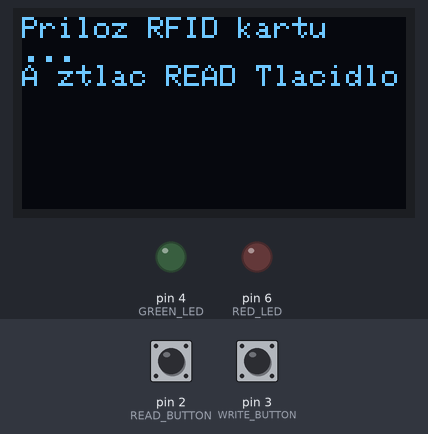
This sketch was run on a simulated Arduino Uno, built with avr-gcc and run on an emulated ATmega328P. On the bench: 128×64 one-colour display, output pins drawn as LEDs (lit = HIGH). Dashed ring = blinking. The inputs (shaded band) are chosen by the test bench; at power-on: pin 2 (READ_BUTTON) HIGH, pin 3 (WRITE_BUTTON) HIGH. Pins used as bus, display or sensor lines are not drawn; what the sketch prints to the serial monitor is not drawn.

Above: at 3.4 s.
3.5 s: pin 2 (READ_BUTTON) pulled LOW for 0.15 s
At 5.2 s:
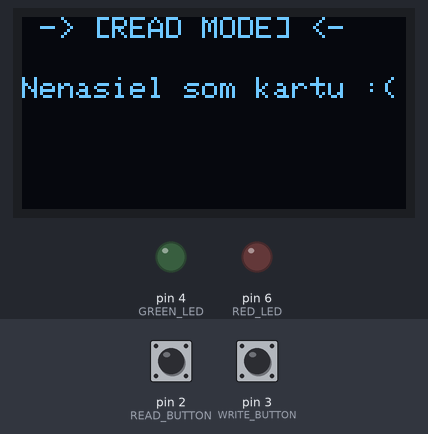
5.6 s: pin 3 (WRITE_BUTTON) pulled LOW for 3.2 s
At 9.7 s:
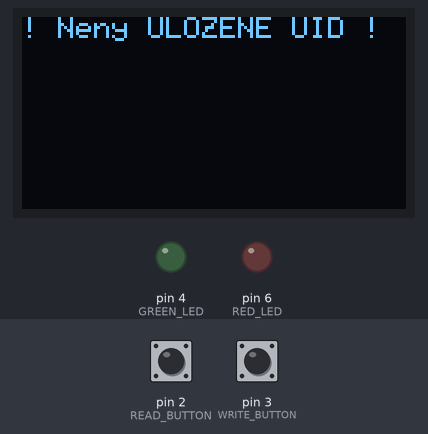
10.3 s: pin 2 (READ_BUTTON) pulled LOW for 1 s
At 10.48 s:
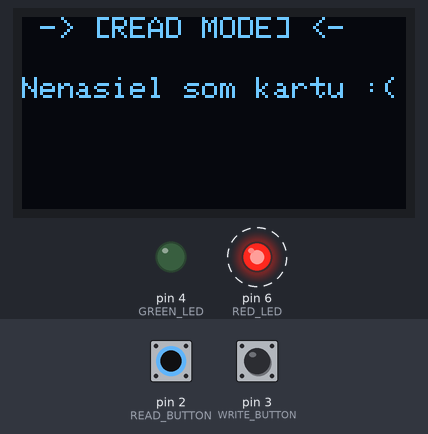
12.8 s: pin 2 (READ_BUTTON) pulled LOW for 3.2 s
At 12.98 s:
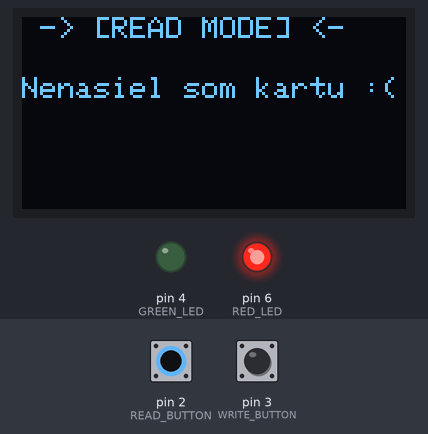
Timing chart, 0 to 17.9 s (numbered marks = the images above; inputs shaded):
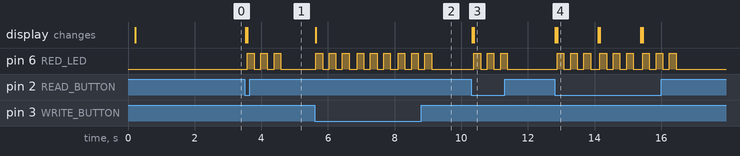

The sketch:

DonkRFID-OledV2.ino
```cpp
#include <SPI.h>
#include <MFRC522.h>
#include <Wire.h>
#include <Adafruit_GFX.h>
#include <Adafruit_SSD1306.h>

#define RST_PIN         9
#define SS_PIN          10
#define READ_BUTTON     2
#define WRITE_BUTTON    3
#define GREEN_LED       4
#define RED_LED         6

#define SCREEN_WIDTH    128
#define SCREEN_HEIGHT   64
#define OLED_RESET      -1

MFRC522 mfrc522(SS_PIN, RST_PIN);
Adafruit_SSD1306 display(SCREEN_WIDTH, SCREEN_HEIGHT, &Wire, OLED_RESET);

byte storedUID[4];
bool uidStored = false;

void setup() {
    Serial.begin(9600);
    while (!Serial);
    SPI.begin();
    mfrc522.PCD_Init();

    pinMode(READ_BUTTON, INPUT_PULLUP);
    pinMode(WRITE_BUTTON, INPUT_PULLUP);
    pinMode(GREEN_LED, OUTPUT);
    pinMode(RED_LED, OUTPUT);

    // OLED display setup
    if (!display.begin(SSD1306_SWITCHCAPVCC, 0x3C)) {  // Address 0x3C for 128x64
        Serial.println(F("SSD1306 allocation failed"));
        for (;;);
    }
    delay(100);  // Pridaj oneskorenie
    display.clearDisplay();
    display.setTextSize(1);
    display.setTextColor(SSD1306_WHITE);
    display.print(F("Priloz RFID kartu\n...\nA ztlac READ Tlacidlo"));
    display.display();
    delay(2000);

    Serial.println(F("Skenovanie PICC pre zobrazenie UID, SAK, typ, a datove bloky..."));
}

void loop() {
    if (digitalRead(READ_BUTTON) == LOW) {
        readRFID();
    }

    if (digitalRead(WRITE_BUTTON) == LOW) {
        writeRFID();
    }
}

void readRFID() {
    Serial.println(F(" -> [READ MODE] <-"));
    display.clearDisplay();
    display.setCursor(0, 0);
    display.print(" -> [READ MODE] <-");
    display.display();

    if (!mfrc522.PICC_IsNewCardPresent() || !mfrc522.PICC_ReadCardSerial()) {
        display.setCursor(0, 20);
        display.print("Nenasiel som kartu :(");
        display.display();
        blinkLED(RED_LED, 3);
        return;
    }

    memcpy(storedUID, mfrc522.uid.uidByte, mfrc522.uid.size);
    uidStored = true;

    blinkLED(GREEN_LED, 3);

    Serial.print(F("-> [UID Kod karty] <-"));
    display.clearDisplay();
    display.setCursor(0, 0);
    display.print("-> [UID Kod karty] <-\n\n");
    for (byte i = 0; i < mfrc522.uid.size; i++) {
        Serial.print(mfrc522.uid.uidByte[i] < 0x10 ? " 0" : " ");
        Serial.print(mfrc522.uid.uidByte[i], HEX);

        display.print(mfrc522.uid.uidByte[i] < 0x10 ? " 0" : " ");
        display.print(mfrc522.uid.uidByte[i], HEX);
    }
    Serial.println();
    display.display();

    mfrc522.PICC_HaltA();
}

void writeRFID() {
    if (!uidStored) {
        Serial.println(F("! Nie je ULOZENE UID !. Prosim prilozte kartu, a ztlacte tlacidlo READ."));
        display.clearDisplay();
        display.setCursor(0, 0);
        display.print("! Neny ULOZENE UID !");
        display.display();
        blinkLED(RED_LED, 3);
        return;
    }

    Serial.println(F(" -> [WRITE MODE] <-"));
    display.clearDisplay();
    display.setCursor(0, 0);
    display.print(" -> [WRITE MODE] <-");
    display.display();

    if (!mfrc522.PICC_IsNewCardPresent() || !mfrc522.PICC_ReadCardSerial()) {
        display.setCursor(0, 20);
        display.print("Nenasiel som kartu :(");
        display.display();
        blinkLED(RED_LED, 3);
        return;
    }

    if (mfrc522.MIFARE_SetUid(storedUID, (byte)4, true)) {
        Serial.println(F("Uspesne ZAPISANE UID do novej\nkarty"));
        display.clearDisplay();
        display.setCursor(0, 0);
        display.print("UID Zapisane!");
        display.display();
        blinkLED(GREEN_LED, 3);
    } else {
        Serial.println(F("NEuspesne zapisane UID do\nnovej karty."));
        display.clearDisplay();
        display.setCursor(0, 0);
        display.print("!UID Zapisanie\n    !NEuspesne!");
        display.display();
        blinkLED(RED_LED, 3);
    }

    mfrc522.PICC_HaltA();
}

void blinkLED(int ledPin, int times) {
    for (int i = 0; i < times; i++) {
        digitalWrite(ledPin, HIGH);
        delay(200);
        digitalWrite(ledPin, LOW);
        delay(200);
    }
}
```

Measured:
- after the input at 3.5 s, pin 6 (RED_LED): alternates HIGH for 0.20 s and LOW for 0.20 s, 6 changes in all, then stays LOW, starting after 0.08 s; the display: first changes at once (image 1 shows a later state)
- after the input at 5.6 s, pin 6 (RED_LED): alternates HIGH for 0.20 s and LOW for 0.20 s, 18 changes in all, then stays LOW, starting at once; the display: changes at once (image 2)
- after the input at 10.3 s, pin 6 (RED_LED): alternates HIGH for 0.20 s and LOW for 0.20 s, 6 changes in all, then stays LOW, starting after 0.08 s; the display: first changes at once (image 3 shows a later state)
- after the input at 12.8 s, pin 6 (RED_LED): LOW → HIGH after 0.08 s, then repeats every 1.3 s: 2 × (LOW 0.20 s, HIGH 0.20 s), LOW 0.28 s, HIGH 0.20 s, until it stays LOW from 16.4 s; the display: first changes at once (image 4 shows a later state)
- what the display in image 4 shows lasts 1.2 s, from 12.9 s to 14.1 s
